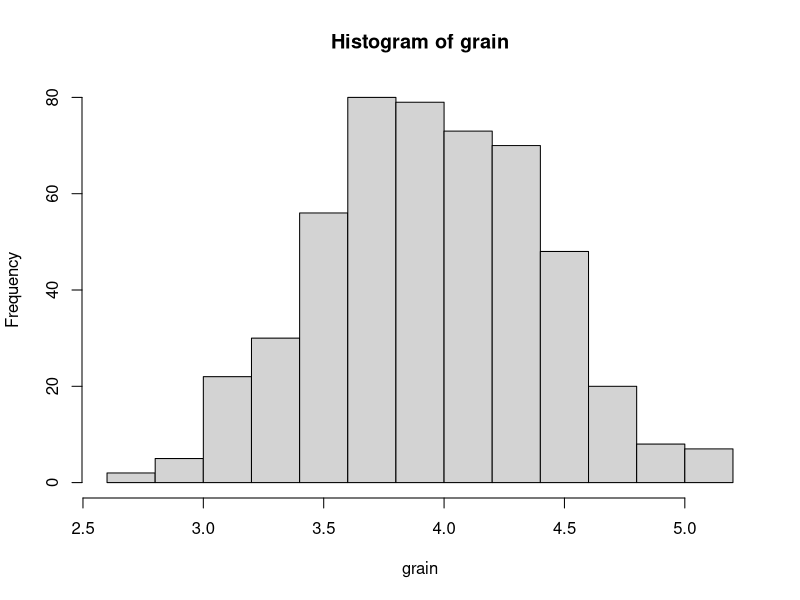
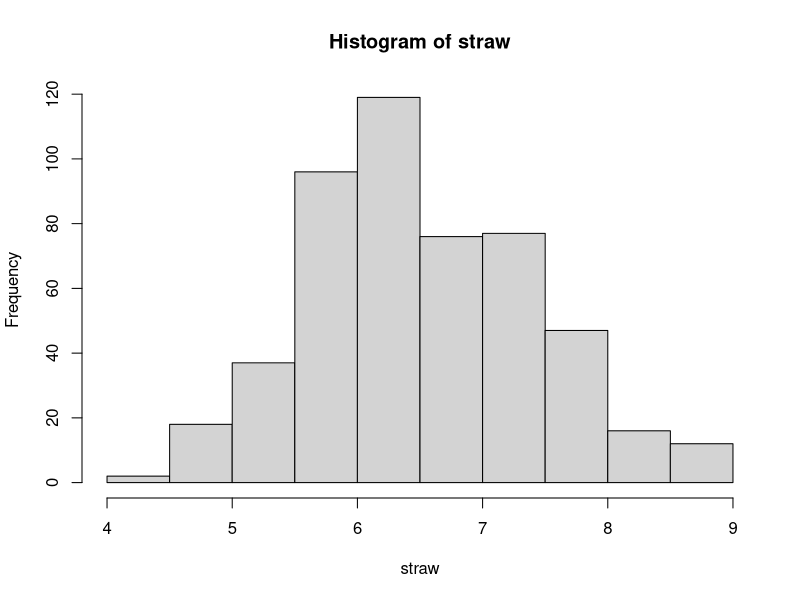
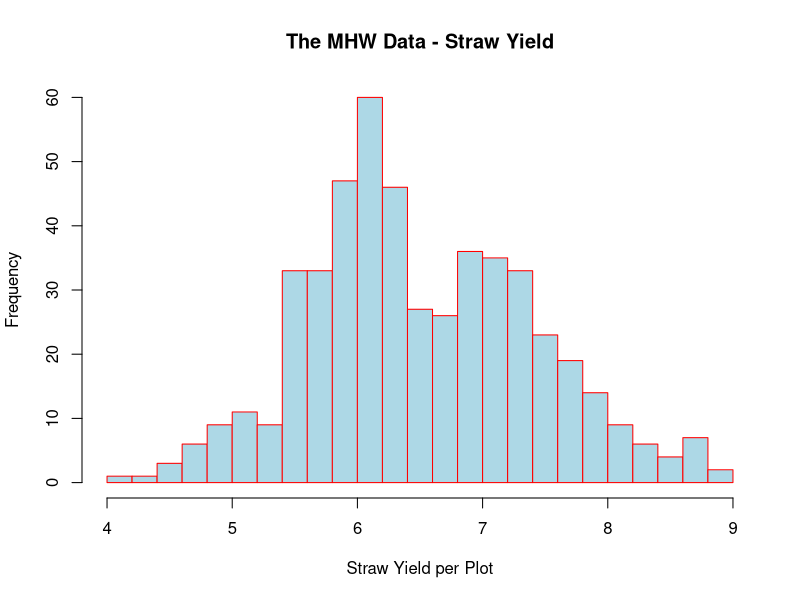
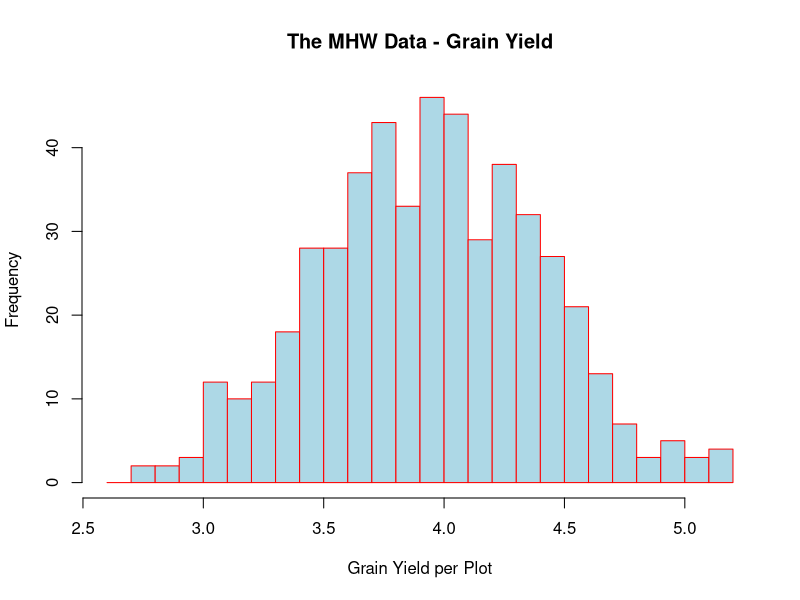
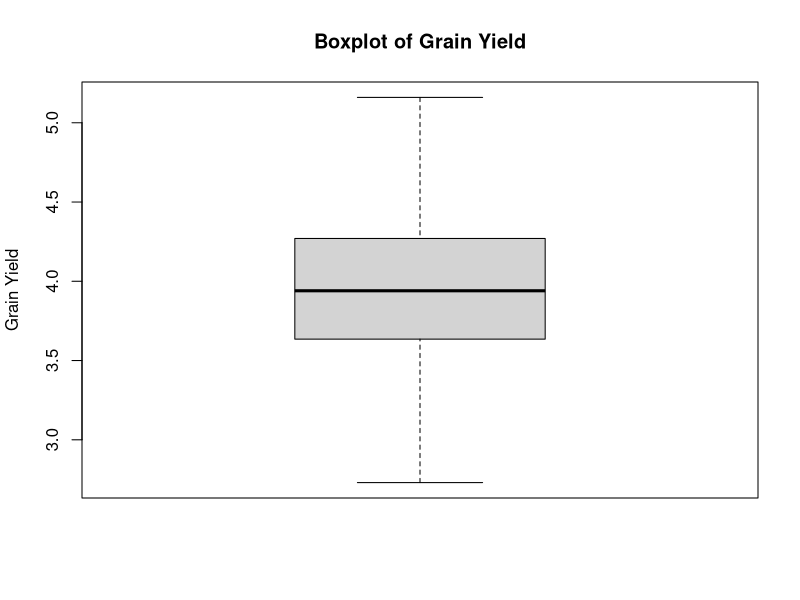
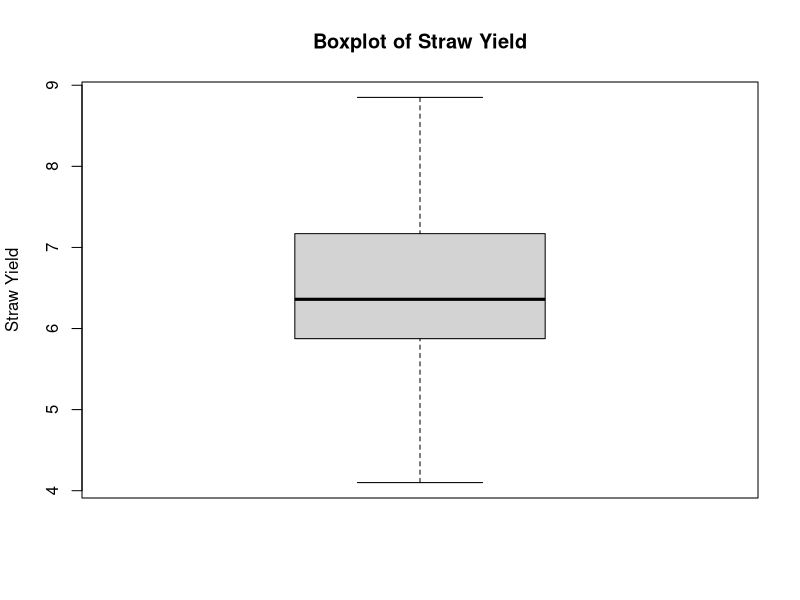
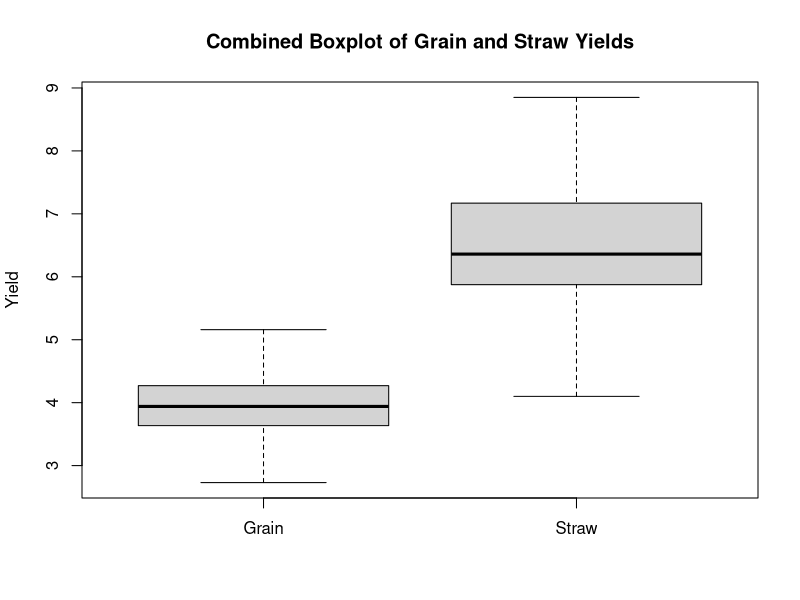
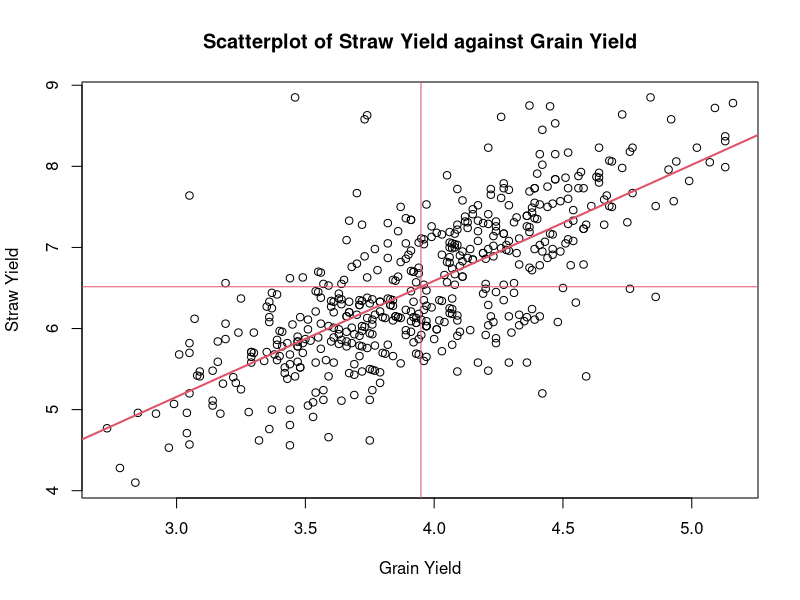

Write the R code that produced these figures, in order.
# Task 1

# A) Setting Current Working Directory
setwd("~/Desktop/STAT-350/Project_1")

# B) Reading in the txt file
MHW <- read.table('MHW.txt', header = TRUE, sep = ',')

# C) Printing the top 6 lines of the data set
head(MHW)

# D) Printing the first 10 rows of this data frame
MHW[1:10,]

# E) Attach the data frame to be your working data set
attach(MHW)

# Task 2 - Summarizing the MHW Data

# A) Obtaining the five number summary of the data (including individual columns)
print("This is the five number summary of the whole data set")
summary(MHW)

print("This is the five number summary of the grain column")
summary(MHW$grain)

print("This is the five number summary of the straw column")
summary(MHW$straw)


# B) Obtaining various statistics for grain and straw

# Grain Yield Statistics
print("Statistics for Grain Yield:")
print(paste("Minimum:", min(grain)))
print(paste("Maximum:", max(grain)))
print(paste("Mean:", mean(grain)))
print(paste("Median:", median(grain)))
print(paste("Variance:", var(grain)))
print(paste("Standard Deviation:", sd(grain)))
print("Quantiles:")
print(quantile(grain))
print(paste("Interquartile Range:", IQR(grain)))

# Straw Yield Statistics
print("Statistics for Straw Yield:")
print(paste("Minimum:", min(straw)))
print(paste("Maximum:", max(straw)))
print(paste("Mean:", mean(straw)))
print(paste("Median:", median(straw)))
print(paste("Variance:", var(straw)))
print(paste("Standard Deviation:", sd(straw)))
print("Quantiles:")
print(quantile(straw))
print(paste("Interquartile Range:", IQR(straw)))

# C) Define and calculate a new variable ‘yield.ratio’ which is the ratio 
# between grain and straw and obtain the summary statistics for it.

# Define and Calculate Yield Ratio
yield.ratio <- grain / straw

# Obtaining summary statistics for yield.ratio
print("Summary statistics for yield.ratio:")
summary(yield.ratio)


# Task 3 - Visualizing the Data

# A) Obtain a Stem and Leaf Plot for Grain and Straw Yields

# For Grain Yield
print("Stem and Leaf Display for Grain Yield:")
stem(MHW$grain)

# For Straw Yield
print("Stem and Leaf Display for Straw Yield:")
stem(MHW$straw)

# B) Obtain a simple histogram of the grain and of the straw yields

# Histogram for Grain Yield
hist(grain)

# Histogram for Straw Yield
hist(straw)


# C) Fancy Histograms for Grain and Straw Yields

# Fancy Histogram for Straw Yield
hist(straw, nclass = 30, col = "lightblue", border = "red", main = "The MHW Data - Straw Yield", xlab = "Straw Yield per Plot")

# Fancy Histogram for Grain Yield
hist(grain, breaks = seq(2.6, 5.2, by = 0.1), col = "lightblue", border = "red", main = "The MHW Data - Grain Yield", xlab = "Grain Yield per Plot")


# D) Boxplots for Grain and Straw Yields

# Boxplot for Grain Yield
boxplot(grain, main = "Boxplot of Grain Yield", ylab = "Grain Yield")

# Boxplot for Straw Yield
boxplot(straw, main = "Boxplot of Straw Yield", ylab = "Straw Yield")

# Combined Boxplot for Grain and Straw Yields
boxplot(grain, straw, names = c("Grain", "Straw"), main = "Combined Boxplot of Grain and Straw Yields", ylab = "Yield")


# Task 4 - Regression Analysis on the data. 
# Two ‘measured’ variables were studied: 
# - grain : Grain yield, lbs per plot
# - straw :  Straw yield, lbs per plot

# A) Calculate the mean and SD for the two variables, grain and straw

print("Mean of Grain and Straw:")
print(apply(cbind(grain, straw), 2, mean))

print("Standard Deviation of Grain and Straw:")
print(apply(cbind(grain, straw), 2, sd))


# B) Clearly labelled Scatterplot of Straw(Y) against Grain(X) 
plot(straw ~ grain, main = "Scatterplot of Straw Yield against Grain Yield", xlab = "Grain Yield", ylab = "Straw Yield")


# D) Mark the means of straw (horizontally) and of grain (vertically) on the plot
abline(h = mean(straw), col = 2) # Horizontal line for mean of Straw
abline(v = mean(grain), col = 2) # Vertical line for mean of Grain


# F) Calculate Covariance and Correlation between Straw and Grain
covariance <- cov(grain, straw)
print(paste("Covariance between Grain and Straw:", covariance))

correlation <- covariance / (sd(grain) * sd(straw))
print(paste("Correlation between Grain and Straw:", correlation))

# G) Calculate Least Squares Estimates of the regression coefficients for the regression of Straw on Grain
fit <- lm(straw ~ grain)
coefficients <- coef(fit)
print("Coefficients of the regression line:")
print(coefficients)


# Direct calculation using the formula
beta <- cor(straw, grain) * (sd(straw) / sd(grain))
alpha <- mean(straw) - (beta * mean(grain))

print(paste("Calculated Intercept (alpha):", alpha))
print(paste("Calculated Slope (beta):", beta))



# H) Fitted regression line
print("Fitted regression line: Straw Yield = a + b * Grain Yield")
cat("Straw Yield =", coefficients[1], "+", coefficients[2], "* Grain Yield\n")

print("Fitted regression line: Straw Yield = a + b * Grain Yield")
cat("Straw Yield =", alpha, "+", beta, "* Grain Yield\n")


# I) Fit the regression line to the plot
abline(alpha, beta, col = 2, lwd = 2)


# J) Verify results using the lm() function
yield.fit <- lm(straw ~ grain)
print("Linear Model Fit:")
print(summary(yield.fit))

# K) Predicting straw yield for a plot with 4.0 lb of grain yield
predicted_straw_yield <- predict(yield.fit, newdata = data.frame(grain = 4.0))
print(paste("Predicted Straw Yield for 4.0 lb of Grain Yield:", predicted_straw_yield))
Manual_Predicted_Straw_Yield <- alpha + beta * 4
print(paste("Predicted Straw Yield for 4.0 lb of Grain Yield:", Manual_Predicted_Straw_Yield))




# Misc Code - Not part of requirements of project
# Dimensions
dim(MHW)
names(MHW)